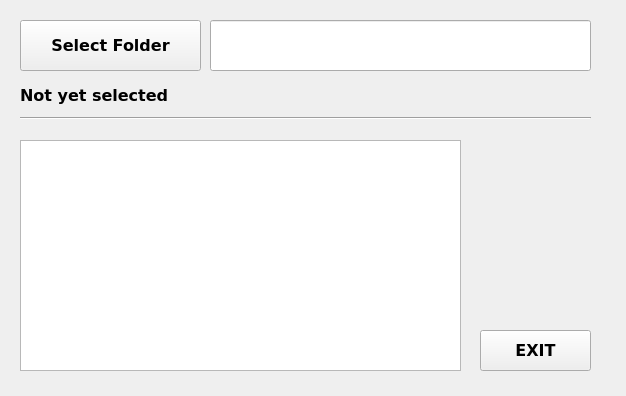
<?xml version="1.0" encoding="UTF-8"?>
<ui version="4.0">
 <class>Form</class>
 <widget class="QWidget" name="Form">
  <property name="geometry">
   <rect>
    <x>0</x>
    <y>0</y>
    <width>626</width>
    <height>396</height>
   </rect>
  </property>
  <property name="windowTitle">
   <string>FILE 선택기</string>
  </property>
  <widget class="QPushButton" name="pushButton_1">
   <property name="geometry">
    <rect>
     <x>20</x>
     <y>20</y>
     <width>181</width>
     <height>51</height>
    </rect>
   </property>
   <property name="font">
    <font>
     <family>Verdana</family>
     <pointsize>12</pointsize>
     <weight>75</weight>
     <bold>true</bold>
    </font>
   </property>
   <property name="text">
    <string>Select Folder</string>
   </property>
  </widget>
  <widget class="QLineEdit" name="lineEdit_1">
   <property name="geometry">
    <rect>
     <x>210</x>
     <y>20</y>
     <width>381</width>
     <height>51</height>
    </rect>
   </property>
  </widget>
  <widget class="QLabel" name="label_1">
   <property name="geometry">
    <rect>
     <x>20</x>
     <y>80</y>
     <width>571</width>
     <height>31</height>
    </rect>
   </property>
   <property name="font">
    <font>
     <family>Verdana</family>
     <pointsize>12</pointsize>
     <weight>75</weight>
     <bold>true</bold>
    </font>
   </property>
   <property name="text">
    <string>Not yet selected</string>
   </property>
  </widget>
  <widget class="Line" name="line">
   <property name="geometry">
    <rect>
     <x>20</x>
     <y>110</y>
     <width>571</width>
     <height>16</height>
    </rect>
   </property>
   <property name="orientation">
    <enum>Qt::Horizontal</enum>
   </property>
  </widget>
  <widget class="QListWidget" name="listWidget">
   <property name="geometry">
    <rect>
     <x>20</x>
     <y>140</y>
     <width>441</width>
     <height>231</height>
    </rect>
   </property>
  </widget>
  <widget class="QPushButton" name="pushButton_2">
   <property name="geometry">
    <rect>
     <x>480</x>
     <y>330</y>
     <width>111</width>
     <height>41</height>
    </rect>
   </property>
   <property name="font">
    <font>
     <family>Verdana</family>
     <pointsize>12</pointsize>
     <weight>75</weight>
     <bold>true</bold>
    </font>
   </property>
   <property name="text">
    <string>EXIT</string>
   </property>
  </widget>
 </widget>
 <resources/>
 <connections>
  <connection>
   <sender>pushButton_2</sender>
   <signal>clicked()</signal>
   <receiver>Form</receiver>
   <slot>finish()</slot>
   <hints>
    <hint type="sourcelabel">
     <x>531</x>
     <y>355</y>
    </hint>
    <hint type="destinationlabel">
     <x>604</x>
     <y>262</y>
    </hint>
   </hints>
  </connection>
  <connection>
   <sender>pushButton_1</sender>
   <signal>clicked()</signal>
   <receiver>Form</receiver>
   <slot>select_sourcefolder()</slot>
   <hints>
    <hint type="sourcelabel">
     <x>163</x>
     <y>51</y>
    </hint>
    <hint type="destinationlabel">
     <x>216</x>
     <y>-3</y>
    </hint>
   </hints>
  </connection>
  <connection>
   <sender>lineEdit_1</sender>
   <signal>textChanged(QString)</signal>
   <receiver>Form</receiver>
   <slot>setSourceFile()</slot>
   <hints>
    <hint type="sourcelabel">
     <x>344</x>
     <y>51</y>
    </hint>
    <hint type="destinationlabel">
     <x>404</x>
     <y>-12</y>
    </hint>
   </hints>
  </connection>
  <connection>
   <sender>listWidget</sender>
   <signal>itemClicked(QListWidgetItem*)</signal>
   <receiver>Form</receiver>
   <slot>selectitem()</slot>
   <hints>
    <hint type="sourcelabel">
     <x>336</x>
     <y>228</y>
    </hint>
    <hint type="destinationlabel">
     <x>512</x>
     <y>192</y>
    </hint>
   </hints>
  </connection>
 </connections>
 <slots>
  <slot>finish()</slot>
  <slot>select_sourcefolder()</slot>
  <slot>selectitem()</slot>
  <slot>setSourceFile()</slot>
 </slots>
</ui>
